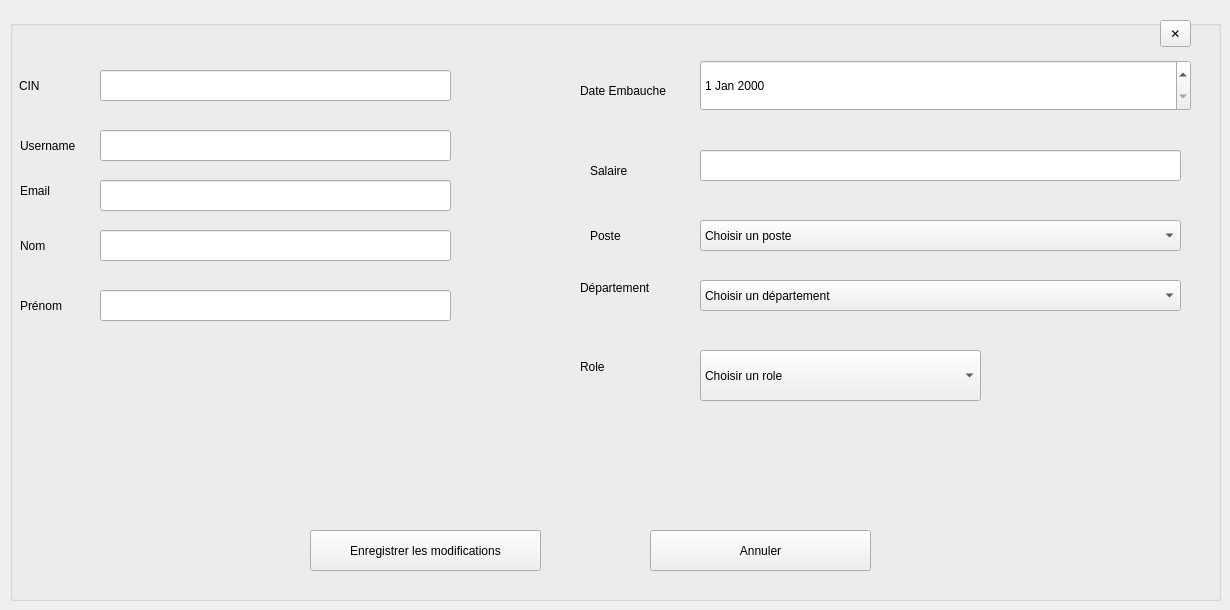
            <widget class="QWidget" name="page_Edit_Emp">
             <widget class="QGroupBox" name="groupBox_6">
              <property name="geometry">
               <rect>
                <x>10</x>
                <y>20</y>
                <width>1211</width>
                <height>581</height>
               </rect>
              </property>
              <property name="title">
               <string/>
              </property>
              <widget class="QDateEdit" name="dateEmbaucheEmp">
               <property name="geometry">
                <rect>
                 <x>690</x>
                 <y>40</y>
                 <width>491</width>
                 <height>51</height>
                </rect>
               </property>
               <property name="readOnly">
                <bool>false</bool>
               </property>
              </widget>
              <widget class="QLineEdit" name="lineEmailEmp">
               <property name="geometry">
                <rect>
                 <x>90</x>
                 <y>160</y>
                 <width>351</width>
                 <height>31</height>
                </rect>
               </property>
               <property name="readOnly">
                <bool>false</bool>
               </property>
              </widget>
              <widget class="QComboBox" name="comboRoleAdd_2">
               <property name="geometry">
                <rect>
                 <x>690</x>
                 <y>330</y>
                 <width>281</width>
                 <height>51</height>
                </rect>
               </property>
               <item>
                <property name="text">
                 <string>Choisir un role</string>
                </property>
               </item>
               <item>
                <property name="text">
                 <string>RH</string>
                </property>
               </item>
               <item>
                <property name="text">
                 <string>Responsable_financier</string>
                </property>
               </item>
               <item>
                <property name="text">
                 <string>Responsable_de_stock</string>
                </property>
               </item>
               <item>
                <property name="text">
                 <string>Chercheur</string>
                </property>
               </item>
               <item>
                <property name="text">
                 <string>Directeur_de_projet</string>
                </property>
               </item>
               <item>
                <property name="text">
                 <string>Responsable_Labos</string>
                </property>
               </item>
               <item>
                <property name="text">
                 <string>Admin</string>
                </property>
               </item>
              </widget>
              <widget class="QPushButton" name="btnCancelEditEmp">
               <property name="geometry">
                <rect>
                 <x>640</x>
                 <y>510</y>
                 <width>221</width>
                 <height>41</height>
                </rect>
               </property>
               <property name="text">
                <string>Annuler</string>
               </property>
              </widget>
              <widget class="QLabel" name="labelPosteEdit_3">
               <property name="geometry">
                <rect>
                 <x>580</x>
                 <y>200</y>
                 <width>51</width>
                 <height>31</height>
                </rect>
               </property>
               <property name="text">
                <string>Poste</string>
               </property>
              </widget>
              <widget class="QLineEdit" name="lineUsernameEmp">
               <property name="geometry">
                <rect>
                 <x>90</x>
                 <y>110</y>
                 <width>351</width>
                 <height>31</height>
                </rect>
               </property>
               <property name="readOnly">
                <bool>false</bool>
               </property>
              </widget>
              <widget class="QLabel" name="labelCINEdit_3">
               <property name="geometry">
                <rect>
                 <x>9</x>
                 <y>55</y>
                 <width>41</width>
                 <height>21</height>
                </rect>
               </property>
               <property name="text">
                <string>CIN</string>
               </property>
              </widget>
              <widget class="QLabel" name="labelNomEdit_3">
               <property name="geometry">
                <rect>
                 <x>10</x>
                 <y>210</y>
                 <width>61</width>
                 <height>31</height>
                </rect>
               </property>
               <property name="text">
                <string>Nom</string>
               </property>
              </widget>
              <widget class="QLabel" name="labelUsernameEdit_3">
               <property name="geometry">
                <rect>
                 <x>10</x>
                 <y>110</y>
                 <width>71</width>
                 <height>31</height>
                </rect>
               </property>
               <property name="text">
                <string>Username</string>
               </property>
              </widget>
              <widget class="QLineEdit" name="lineSalaireEmp">
               <property name="geometry">
                <rect>
                 <x>690</x>
                 <y>130</y>
                 <width>481</width>
                 <height>31</height>
                </rect>
               </property>
               <property name="readOnly">
                <bool>false</bool>
               </property>
              </widget>
              <widget class="QLineEdit" name="lineNomEmp">
               <property name="geometry">
                <rect>
                 <x>90</x>
                 <y>210</y>
                 <width>351</width>
                 <height>31</height>
                </rect>
               </property>
               <property name="readOnly">
                <bool>false</bool>
               </property>
              </widget>
              <widget class="QPushButton" name="btnSaveEditEmployee">
               <property name="geometry">
                <rect>
                 <x>300</x>
                 <y>510</y>
                 <width>231</width>
                 <height>41</height>
                </rect>
               </property>
               <property name="text">
                <string>Enregistrer les modifications</string>
               </property>
              </widget>
              <widget class="QComboBox" name="comboPosteEmp">
               <property name="geometry">
                <rect>
                 <x>690</x>
                 <y>200</y>
                 <width>481</width>
                 <height>31</height>
                </rect>
               </property>
               <item>
                <property name="text">
                 <string>Choisir un poste</string>
                </property>
               </item>
               <item>
                <property name="text">
                 <string>RH</string>
                </property>
               </item>
               <item>
                <property name="text">
                 <string>Chercheur</string>
                </property>
               </item>
               <item>
                <property name="text">
                 <string>Technicien</string>
                </property>
               </item>
               <item>
                <property name="text">
                 <string>Responsable_laboratoire</string>
                </property>
               </item>
               <item>
                <property name="text">
                 <string>Directeur_de_projet</string>
                </property>
               </item>
               <item>
                <property name="text">
                 <string>Admin</string>
                </property>
               </item>
               <item>
                <property name="text">
                 <string>Responsable_financier</string>
                </property>
               </item>
               <item>
                <property name="text">
                 <string>Responsable_de_stock</string>
                </property>
               </item>
              </widget>
              <widget class="QLabel" name="labelEmailEdit_3">
               <property name="geometry">
                <rect>
                 <x>10</x>
                 <y>160</y>
                 <width>61</width>
                 <height>21</height>
                </rect>
               </property>
               <property name="text">
                <string>Email</string>
               </property>
              </widget>
              <widget class="QLabel" name="label_13">
               <property name="geometry">
                <rect>
                 <x>570</x>
                 <y>330</y>
                 <width>100</width>
                 <height>34</height>
                </rect>
               </property>
               <property name="text">
                <string>Role</string>
               </property>
              </widget>
              <widget class="QLabel" name="labelDateEmbaucheEdit_3">
               <property name="geometry">
                <rect>
                 <x>570</x>
                 <y>60</y>
                 <width>111</width>
                 <height>21</height>
                </rect>
               </property>
               <property name="text">
                <string>Date Embauche</string>
               </property>
              </widget>
              <widget class="QLineEdit" name="lineCIN_emp">
               <property name="geometry">
                <rect>
                 <x>90</x>
                 <y>50</y>
                 <width>351</width>
                 <height>31</height>
                </rect>
               </property>
               <property name="readOnly">
                <bool>true</bool>
               </property>
              </widget>
              <widget class="QToolButton" name="BtnPopupCancelLabs_10">
               <property name="geometry">
                <rect>
                 <x>1150</x>
                 <y>0</y>
                 <width>31</width>
                 <height>27</height>
                </rect>
               </property>
               <property name="toolTip">
                <string>Fermer</string>
               </property>
               <property name="text">
                <string>✕</string>
               </property>
              </widget>
              <widget class="QLabel" name="labelDepartementEdit_3">
               <property name="geometry">
                <rect>
                 <x>570</x>
                 <y>260</y>
                 <width>69</width>
                 <height>16</height>
                </rect>
               </property>
               <property name="text">
                <string>Département</string>
               </property>
              </widget>
              <widget class="QComboBox" name="comboDepartementEmp">
               <property name="geometry">
                <rect>
                 <x>690</x>
                 <y>260</y>
                 <width>481</width>
                 <height>31</height>
                </rect>
               </property>
               <item>
                <property name="text">
                 <string>Choisir un département</string>
                </property>
               </item>
               <item>
                <property name="text">
                 <string>RH</string>
                </property>
               </item>
               <item>
                <property name="text">
                 <string>Recherche</string>
                </property>
               </item>
               <item>
                <property name="text">
                 <string>Laboratoires</string>
                </property>
               </item>
               <item>
                <property name="text">
                 <string>Administration</string>
                </property>
               </item>
               <item>
                <property name="text">
                 <string>Finance</string>
                </property>
               </item>
               <item>
                <property name="text">
                 <string>Directeur_general</string>
                </property>
               </item>
              </widget>
              <widget class="QLabel" name="labelSalaireEdit_3">
               <property name="geometry">
                <rect>
                 <x>580</x>
                 <y>140</y>
                 <width>61</width>
                 <height>21</height>
                </rect>
               </property>
               <property name="text">
                <string>Salaire</string>
               </property>
              </widget>
              <widget class="QLabel" name="labelPrenomEdit_3">
               <property name="geometry">
                <rect>
                 <x>10</x>
                 <y>270</y>
                 <width>61</width>
                 <height>31</height>
                </rect>
               </property>
               <property name="text">
                <string>Prénom</string>
               </property>
              </widget>
              <widget class="QLineEdit" name="linePrenomEmp">
               <property name="geometry">
                <rect>
                 <x>90</x>
                 <y>270</y>
                 <width>351</width>
                 <height>31</height>
                </rect>
               </property>
               <property name="readOnly">
                <bool>false</bool>
               </property>
              </widget>
             </widget>
            </widget>
